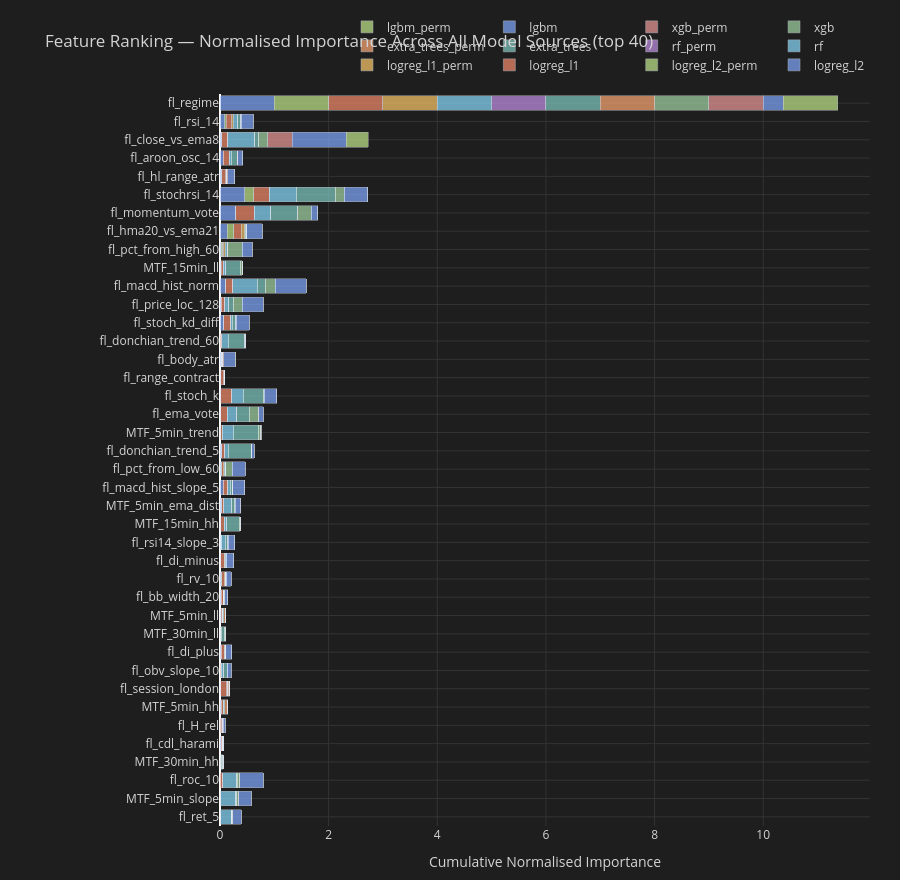

Notebook code for this chart:
### Code cell
# ── Stacked bar chart: each feature's vote rank per model source ──────────────
_N_VIS = min(40, len(selected_features))
_vis_feats = selected_features[:_N_VIS]
_src_names = list(feat_rankings.keys())
_src_colors = [
    '#82aaff','#c3e88d','#f78c6c','#ffcb6b','#89ddff','#c792ea',
    '#80cbc4','#ffab76','#a5d6a7','#ef9a9a',
]

fig = go.Figure()
for _si, _src in enumerate(_src_names):
    _imp = feat_rankings[_src]
    _imp_norm = _imp / (_imp.max() + 1e-9)   # normalise 0-1
    _vals = [float(_imp_norm.get(f, 0.0)) for f in _vis_feats]
    fig.add_trace(go.Bar(
        name=_src,
        y=_vis_feats[::-1],
        x=_vals[::-1],
        orientation='h',
        marker_color=_src_colors[_si % len(_src_colors)],
        opacity=0.7,
    ))

fig.update_layout(
    title=f'Feature Ranking — Normalised Importance Across All Model Sources (top {_N_VIS})',
    barmode='stack',
    height=max(600, _N_VIS * 22),
    xaxis=dict(title='Cumulative Normalised Importance', gridcolor='#333'),
    yaxis=dict(automargin=True, gridcolor='#333'),
    paper_bgcolor='#1e1e1e', plot_bgcolor='#1e1e1e', font=dict(color='#d4d4d4'),
    legend=dict(orientation='h', yanchor='bottom', y=1.02, xanchor='right', x=1),
    margin=dict(l=220, r=30, t=80, b=40),
)
fig.show()

### Figure 1 — Plotly figure (JSON) as saved in the notebook; plotly's stock layout.template omitted (floating-point values rounded to 4 significant figures)
{"data": [{"marker": {"color": "#82aaff"}, "name": "logreg_l2", "opacity": 0.7, "orientation": "h", "type": "bar", "x": [0.001369, 0.001913, 0.00295, 0.005388, 0.01926, 0.003075, 0.01837, 0.01558, 0.003194, 0.02148, 0.005111, 0.01664, 0.01866, 0.01887, 0.01584, 0.01165, 0.009579, 0.03012, 0.05881, 0.02214, 0.03124, 0.003543, 0.01287, 0.01638, 0.01405, 0.01866, 0.004185, 0.06556, 0.02455, 0.1018, 0.01329, 0.0239, 0.1357, 0.2872, 0.4555, 0.02793, 0.05943, 0.02872, 0.08633, 1.0], "y": ["fl_ret_5", "MTF_5min_slope", "fl_roc_10", "MTF_30min_hh", "fl_cdl_harami", "fl_H_rel", "MTF_5min_hh", "fl_session_london", "fl_obv_slope_10", "fl_di_plus", "MTF_30min_ll", "MTF_5min_ll", "fl_bb_width_20", "fl_rv_10", "fl_di_minus", "fl_rsi14_slope_3", "MTF_15min_hh", "MTF_5min_ema_dist", "fl_macd_hist_slope_5", "fl_pct_from_low_60", "fl_donchian_trend_5", "MTF_5min_trend", "fl_ema_vote", "fl_stoch_k", "fl_range_contract", "fl_body_atr", "fl_donchian_trend_60", "fl_stoch_kd_diff", "fl_price_loc_128", "fl_macd_hist_norm", "MTF_15min_ll", "fl_pct_from_high_60", "fl_hma20_vs_ema21", "fl_momentum_vote", "fl_stochrsi_14", "fl_hl_range_atr", "fl_aroon_osc_14", "fl_close_vs_ema8", "fl_rsi_14", "fl_regime"]}, {"marker": {"color": "#c3e88d"}, "name": "logreg_l2_perm", "opacity": 0.7, "orientation": "h", "type": "bar", "x": [0, 0, 0, 0.003028, 0, 5.819e-05, 0.006298, 0.001445, 0, 0.0007709, 0.002202, 0.005962, 0.007199, 0.01306, 0.001359, 0.008353, 0.00663, 0, 0, 0.01346, 0, 0.006955, 0, 0, 0, 0.004896, 0.004322, 0, 0, 0, 0.006863, 0.02318, 0.1149, 0.005143, 0.1647, 0, 0.003719, 0, 0.03185, 1.0], "y": ["fl_ret_5", "MTF_5min_slope", "fl_roc_10", "MTF_30min_hh", "fl_cdl_harami", "fl_H_rel", "MTF_5min_hh", "fl_session_london", "fl_obv_slope_10", "fl_di_plus", "MTF_30min_ll", "MTF_5min_ll", "fl_bb_width_20", "fl_rv_10", "fl_di_minus", "fl_rsi14_slope_3", "MTF_15min_hh", "MTF_5min_ema_dist", "fl_macd_hist_slope_5", "fl_pct_from_low_60", "fl_donchian_trend_5", "MTF_5min_trend", "fl_ema_vote", "fl_stoch_k", "fl_range_contract", "fl_body_atr", "fl_donchian_trend_60", "fl_stoch_kd_diff", "fl_price_loc_128", "fl_macd_hist_norm", "MTF_15min_ll", "fl_pct_from_high_60", "fl_hma20_vs_ema21", "fl_momentum_vote", "fl_stochrsi_14", "fl_hl_range_atr", "fl_aroon_osc_14", "fl_close_vs_ema8", "fl_rsi_14", "fl_regime"]}, {"marker": {"color": "#f78c6c"}, "name": "logreg_l1", "opacity": 0.7, "orientation": "h", "type": "bar", "x": [0.01285, 0.01486, 0.04336, 0.004857, 0.02807, 0.02797, 0.03421, 0.1055, 0.0221, 0.05539, 0.009784, 0.02243, 0.02972, 0.04755, 0.06046, 0.004023, 0.06015, 0.03986, 0.08829, 0.02598, 0.05693, 0.02767, 0.1235, 0.2024, 0.05751, 0.009984, 0.02388, 0.1294, 0.06097, 0.1323, 0.04418, 0.02537, 0.1387, 0.3341, 0.2868, 0.07609, 0.1071, 0.1178, 0.09729, 1.0], "y": ["fl_ret_5", "MTF_5min_slope", "fl_roc_10", "MTF_30min_hh", "fl_cdl_harami", "fl_H_rel", "MTF_5min_hh", "fl_session_london", "fl_obv_slope_10", "fl_di_plus", "MTF_30min_ll", "MTF_5min_ll", "fl_bb_width_20", "fl_rv_10", "fl_di_minus", "fl_rsi14_slope_3", "MTF_15min_hh", "MTF_5min_ema_dist", "fl_macd_hist_slope_5", "fl_pct_from_low_60", "fl_donchian_trend_5", "MTF_5min_trend", "fl_ema_vote", "fl_stoch_k", "fl_range_contract", "fl_body_atr", "fl_donchian_trend_60", "fl_stoch_kd_diff", "fl_price_loc_128", "fl_macd_hist_norm", "MTF_15min_ll", "fl_pct_from_high_60", "fl_hma20_vs_ema21", "fl_momentum_vote", "fl_stochrsi_14", "fl_hl_range_atr", "fl_aroon_osc_14", "fl_close_vs_ema8", "fl_rsi_14", "fl_regime"]}, {"marker": {"color": "#ffcb6b"}, "name": "logreg_l1_perm", "opacity": 0.7, "orientation": "h", "type": "bar", "x": [0, 0, 0, 0.001084, 0, 0.01305, 0.002682, 0.02365, 0, 0.005695, 0, 0.001898, 0.006693, 0.02858, 0.006817, 0.002726, 0, 0, 0, 0.01741, 0, 0, 0, 0, 0.003717, 0, 0, 0, 0, 0, 0, 0.02422, 0.06579, 0, 0, 0.01183, 0.003884, 0, 0.02413, 1.0], "y": ["fl_ret_5", "MTF_5min_slope", "fl_roc_10", "MTF_30min_hh", "fl_cdl_harami", "fl_H_rel", "MTF_5min_hh", "fl_session_london", "fl_obv_slope_10", "fl_di_plus", "MTF_30min_ll", "MTF_5min_ll", "fl_bb_width_20", "fl_rv_10", "fl_di_minus", "fl_rsi14_slope_3", "MTF_15min_hh", "MTF_5min_ema_dist", "fl_macd_hist_slope_5", "fl_pct_from_low_60", "fl_donchian_trend_5", "MTF_5min_trend", "fl_ema_vote", "fl_stoch_k", "fl_range_contract", "fl_body_atr", "fl_donchian_trend_60", "fl_stoch_kd_diff", "fl_price_loc_128", "fl_macd_hist_norm", "MTF_15min_ll", "fl_pct_from_high_60", "fl_hma20_vs_ema21", "fl_momentum_vote", "fl_stochrsi_14", "fl_hl_range_atr", "fl_aroon_osc_14", "fl_close_vs_ema8", "fl_rsi_14", "fl_regime"]}, {"marker": {"color": "#89ddff"}, "name": "rf", "opacity": 0.7, "orientation": "h", "type": "bar", "x": [0.2021, 0.2756, 0.2641, 0.007194, 0.0001053, 0.0008977, 0.002004, 8.175e-05, 0.04046, 0.008795, 0.003717, 0.0008138, 0.004006, 0.001763, 0.01177, 0.07093, 0.04847, 0.1419, 0.03844, 0.02407, 0.0666, 0.2053, 0.1725, 0.2054, 0.0001481, 0.00486, 0.1192, 0.03461, 0.07753, 0.4538, 0.0452, 0.03544, 0.009172, 0.3077, 0.493, 0.001509, 0.03048, 0.4956, 0.08402, 1.0], "y": ["fl_ret_5", "MTF_5min_slope", "fl_roc_10", "MTF_30min_hh", "fl_cdl_harami", "fl_H_rel", "MTF_5min_hh", "fl_session_london", "fl_obv_slope_10", "fl_di_plus", "MTF_30min_ll", "MTF_5min_ll", "fl_bb_width_20", "fl_rv_10", "fl_di_minus", "fl_rsi14_slope_3", "MTF_15min_hh", "MTF_5min_ema_dist", "fl_macd_hist_slope_5", "fl_pct_from_low_60", "fl_donchian_trend_5", "MTF_5min_trend", "fl_ema_vote", "fl_stoch_k", "fl_range_contract", "fl_body_atr", "fl_donchian_trend_60", "fl_stoch_kd_diff", "fl_price_loc_128", "fl_macd_hist_norm", "MTF_15min_ll", "fl_pct_from_high_60", "fl_hma20_vs_ema21", "fl_momentum_vote", "fl_stochrsi_14", "fl_hl_range_atr", "fl_aroon_osc_14", "fl_close_vs_ema8", "fl_rsi_14", "fl_regime"]}, {"marker": {"color": "#c792ea"}, "name": "rf_perm", "opacity": 0.7, "orientation": "h", "type": "bar", "x": [0, 0, 0, 0, 3.57e-05, 8.493e-05, 0, 0, 0.0001504, 0, 0, 4.952e-05, 0.0002293, 0.0002712, 0.0009981, 0, 0, 0, 0, 0, 0, 0, 0, 0, 0.0003063, 0, 0, 0, 0, 0, 0, 0, 0.001595, 0, 0, 0.0001125, 0.004082, 0, 0.0002255, 1.0], "y": ["fl_ret_5", "MTF_5min_slope", "fl_roc_10", "MTF_30min_hh", "fl_cdl_harami", "fl_H_rel", "MTF_5min_hh", "fl_session_london", "fl_obv_slope_10", "fl_di_plus", "MTF_30min_ll", "MTF_5min_ll", "fl_bb_width_20", "fl_rv_10", "fl_di_minus", "fl_rsi14_slope_3", "MTF_15min_hh", "MTF_5min_ema_dist", "fl_macd_hist_slope_5", "fl_pct_from_low_60", "fl_donchian_trend_5", "MTF_5min_trend", "fl_ema_vote", "fl_stoch_k", "fl_range_contract", "fl_body_atr", "fl_donchian_trend_60", "fl_stoch_kd_diff", "fl_price_loc_128", "fl_macd_hist_norm", "MTF_15min_ll", "fl_pct_from_high_60", "fl_hma20_vs_ema21", "fl_momentum_vote", "fl_stochrsi_14", "fl_hl_range_atr", "fl_aroon_osc_14", "fl_close_vs_ema8", "fl_rsi_14", "fl_regime"]}, {"marker": {"color": "#80cbc4"}, "name": "extra_trees", "opacity": 0.7, "orientation": "h", "type": "bar", "x": [0.003323, 0.01476, 0.008206, 0.03025, 0.001747, 0.0004061, 0.02614, 0.002196, 0.06306, 0.01407, 0.0539, 0.02377, 0.0005376, 0.0002566, 0.01621, 0.04867, 0.2282, 0.04946, 0.04704, 0.002551, 0.4279, 0.4591, 0.227, 0.3723, 0.001949, 0.003112, 0.3047, 0.05971, 0.08476, 0.1494, 0.2587, 0.001958, 0.01353, 0.4972, 0.7211, 0.0004348, 0.1064, 0.06735, 0.05856, 1.0], "y": ["fl_ret_5", "MTF_5min_slope", "fl_roc_10", "MTF_30min_hh", "fl_cdl_harami", "fl_H_rel", "MTF_5min_hh", "fl_session_london", "fl_obv_slope_10", "fl_di_plus", "MTF_30min_ll", "MTF_5min_ll", "fl_bb_width_20", "fl_rv_10", "fl_di_minus", "fl_rsi14_slope_3", "MTF_15min_hh", "MTF_5min_ema_dist", "fl_macd_hist_slope_5", "fl_pct_from_low_60", "fl_donchian_trend_5", "MTF_5min_trend", "fl_ema_vote", "fl_stoch_k", "fl_range_contract", "fl_body_atr", "fl_donchian_trend_60", "fl_stoch_kd_diff", "fl_price_loc_128", "fl_macd_hist_norm", "MTF_15min_ll", "fl_pct_from_high_60", "fl_hma20_vs_ema21", "fl_momentum_vote", "fl_stochrsi_14", "fl_hl_range_atr", "fl_aroon_osc_14", "fl_close_vs_ema8", "fl_rsi_14", "fl_regime"]}, {"marker": {"color": "#ffab76"}, "name": "extra_trees_perm", "opacity": 0.7, "orientation": "h", "type": "bar", "x": [0, 0, 0, 0, 0.008406, 0.006286, 0.04688, 0.03046, 0, 0, 0, 0.02927, 0.004732, 0.001937, 0, 0, 0, 0, 0, 0, 0, 0, 0, 0, 0, 0, 0, 0, 0, 0, 0, 0.01298, 0.002374, 0, 0, 0.001385, 0, 0, 0, 1.0], "y": ["fl_ret_5", "MTF_5min_slope", "fl_roc_10", "MTF_30min_hh", "fl_cdl_harami", "fl_H_rel", "MTF_5min_hh", "fl_session_london", "fl_obv_slope_10", "fl_di_plus", "MTF_30min_ll", "MTF_5min_ll", "fl_bb_width_20", "fl_rv_10", "fl_di_minus", "fl_rsi14_slope_3", "MTF_15min_hh", "MTF_5min_ema_dist", "fl_macd_hist_slope_5", "fl_pct_from_low_60", "fl_donchian_trend_5", "MTF_5min_trend", "fl_ema_vote", "fl_stoch_k", "fl_range_contract", "fl_body_atr", "fl_donchian_trend_60", "fl_stoch_kd_diff", "fl_price_loc_128", "fl_macd_hist_norm", "MTF_15min_ll", "fl_pct_from_high_60", "fl_hma20_vs_ema21", "fl_momentum_vote", "fl_stochrsi_14", "fl_hl_range_atr", "fl_aroon_osc_14", "fl_close_vs_ema8", "fl_rsi_14", "fl_regime"]}, {"marker": {"color": "#a5d6a7"}, "name": "xgb", "opacity": 0.7, "orientation": "h", "type": "bar", "x": [0.01049, 0.03459, 0.04056, 0.008155, 0.002079, 0.004575, 0.001812, 0.002144, 0.001937, 0.00341, 0.02456, 0.002826, 0.01211, 0.003133, 0.003674, 0.006173, 0.01863, 0.01548, 0.005783, 0.1173, 0.004942, 0.04377, 0.1812, 0.01743, 0.0072, 0.01192, 0.01025, 0.008146, 0.1628, 0.1823, 0.04055, 0.2659, 0.008428, 0.2528, 0.1676, 0.007132, 0.005943, 0.1685, 0.01203, 1], "y": ["fl_ret_5", "MTF_5min_slope", "fl_roc_10", "MTF_30min_hh", "fl_cdl_harami", "fl_H_rel", "MTF_5min_hh", "fl_session_london", "fl_obv_slope_10", "fl_di_plus", "MTF_30min_ll", "MTF_5min_ll", "fl_bb_width_20", "fl_rv_10", "fl_di_minus", "fl_rsi14_slope_3", "MTF_15min_hh", "MTF_5min_ema_dist", "fl_macd_hist_slope_5", "fl_pct_from_low_60", "fl_donchian_trend_5", "MTF_5min_trend", "fl_ema_vote", "fl_stoch_k", "fl_range_contract", "fl_body_atr", "fl_donchian_trend_60", "fl_stoch_kd_diff", "fl_price_loc_128", "fl_macd_hist_norm", "MTF_15min_ll", "fl_pct_from_high_60", "fl_hma20_vs_ema21", "fl_momentum_vote", "fl_stochrsi_14", "fl_hl_range_atr", "fl_aroon_osc_14", "fl_close_vs_ema8", "fl_rsi_14", "fl_regime"]}, {"marker": {"color": "#ef9a9a"}, "name": "xgb_perm", "opacity": 0.7, "orientation": "h", "type": "bar", "x": [0, 0, 0, 6.598e-05, 0, 0.002044, 0.0001357, 0, 8.798e-05, 0, 7.656e-05, 2.62e-05, 0, 0, 0, 0, 4.995e-05, 0, 0, 0, 0, 0, 0, 0, 0.000388, 0.01613, 0.0008133, 0, 0, 0, 0.0003585, 0, 0, 0, 0, 0.01517, 0.001976, 0.4499, 0, 1.0], "y": ["fl_ret_5", "MTF_5min_slope", "fl_roc_10", "MTF_30min_hh", "fl_cdl_harami", "fl_H_rel", "MTF_5min_hh", "fl_session_london", "fl_obv_slope_10", "fl_di_plus", "MTF_30min_ll", "MTF_5min_ll", "fl_bb_width_20", "fl_rv_10", "fl_di_minus", "fl_rsi14_slope_3", "MTF_15min_hh", "MTF_5min_ema_dist", "fl_macd_hist_slope_5", "fl_pct_from_low_60", "fl_donchian_trend_5", "MTF_5min_trend", "fl_ema_vote", "fl_stoch_k", "fl_range_contract", "fl_body_atr", "fl_donchian_trend_60", "fl_stoch_kd_diff", "fl_price_loc_128", "fl_macd_hist_norm", "MTF_15min_ll", "fl_pct_from_high_60", "fl_hma20_vs_ema21", "fl_momentum_vote", "fl_stochrsi_14", "fl_hl_range_atr", "fl_aroon_osc_14", "fl_close_vs_ema8", "fl_rsi_14", "fl_regime"]}, {"marker": {"color": "#82aaff"}, "name": "lgbm", "opacity": 0.7, "orientation": "h", "type": "bar", "x": [0.1578, 0.23, 0.4365, 0.001623, 0.008519, 0.0357, 0.006897, 0.001623, 0.07262, 0.1067, 0.00284, 0.002434, 0.05598, 0.09452, 0.14, 0.1205, 0.002434, 0.1022, 0.2207, 0.2394, 0.03976, 0.01217, 0.07586, 0.2268, 0.004462, 0.2081, 0.009736, 0.2373, 0.3822, 0.5663, 0.004057, 0.185, 0.2836, 0.1164, 0.4276, 0.1274, 0.09939, 1.0, 0.2183, 0.3671], "y": ["fl_ret_5", "MTF_5min_slope", "fl_roc_10", "MTF_30min_hh", "fl_cdl_harami", "fl_H_rel", "MTF_5min_hh", "fl_session_london", "fl_obv_slope_10", "fl_di_plus", "MTF_30min_ll", "MTF_5min_ll", "fl_bb_width_20", "fl_rv_10", "fl_di_minus", "fl_rsi14_slope_3", "MTF_15min_hh", "MTF_5min_ema_dist", "fl_macd_hist_slope_5", "fl_pct_from_low_60", "fl_donchian_trend_5", "MTF_5min_trend", "fl_ema_vote", "fl_stoch_k", "fl_range_contract", "fl_body_atr", "fl_donchian_trend_60", "fl_stoch_kd_diff", "fl_price_loc_128", "fl_macd_hist_norm", "MTF_15min_ll", "fl_pct_from_high_60", "fl_hma20_vs_ema21", "fl_momentum_vote", "fl_stochrsi_14", "fl_hl_range_atr", "fl_aroon_osc_14", "fl_close_vs_ema8", "fl_rsi_14", "fl_regime"]}, {"marker": {"color": "#c3e88d"}, "name": "lgbm_perm", "opacity": 0.7, "orientation": "h", "type": "bar", "x": [0, 0, 0, 4.919e-05, 0.0001259, 0, 0, 0.000113, 0, 0, 3.23e-05, 2.58e-05, 0, 0, 0, 0, 0, 0, 0, 0, 0, 0, 0, 0, 0, 0.007942, 0, 0, 0, 0, 0.0001996, 0, 0, 0, 0, 0.005658, 0, 0.3998, 0, 1.0], "y": ["fl_ret_5", "MTF_5min_slope", "fl_roc_10", "MTF_30min_hh", "fl_cdl_harami", "fl_H_rel", "MTF_5min_hh", "fl_session_london", "fl_obv_slope_10", "fl_di_plus", "MTF_30min_ll", "MTF_5min_ll", "fl_bb_width_20", "fl_rv_10", "fl_di_minus", "fl_rsi14_slope_3", "MTF_15min_hh", "MTF_5min_ema_dist", "fl_macd_hist_slope_5", "fl_pct_from_low_60", "fl_donchian_trend_5", "MTF_5min_trend", "fl_ema_vote", "fl_stoch_k", "fl_range_contract", "fl_body_atr", "fl_donchian_trend_60", "fl_stoch_kd_diff", "fl_price_loc_128", "fl_macd_hist_norm", "MTF_15min_ll", "fl_pct_from_high_60", "fl_hma20_vs_ema21", "fl_momentum_vote", "fl_stochrsi_14", "fl_hl_range_atr", "fl_aroon_osc_14", "fl_close_vs_ema8", "fl_rsi_14", "fl_regime"]}], "layout": {"barmode": "stack", "font": {"color": "#d4d4d4"}, "height": 880, "legend": {"orientation": "h", "x": 1, "xanchor": "right", "y": 1.02, "yanchor": "bottom"}, "margin": {"b": 40, "l": 220, "r": 30, "t": 80}, "paper_bgcolor": "#1e1e1e", "plot_bgcolor": "#1e1e1e", "title": {"text": "Feature Ranking — Normalised Importance Across All Model Sources (top 40)"}, "xaxis": {"gridcolor": "#333", "title": {"text": "Cumulative Normalised Importance"}}, "yaxis": {"automargin": true, "gridcolor": "#333"}}}
